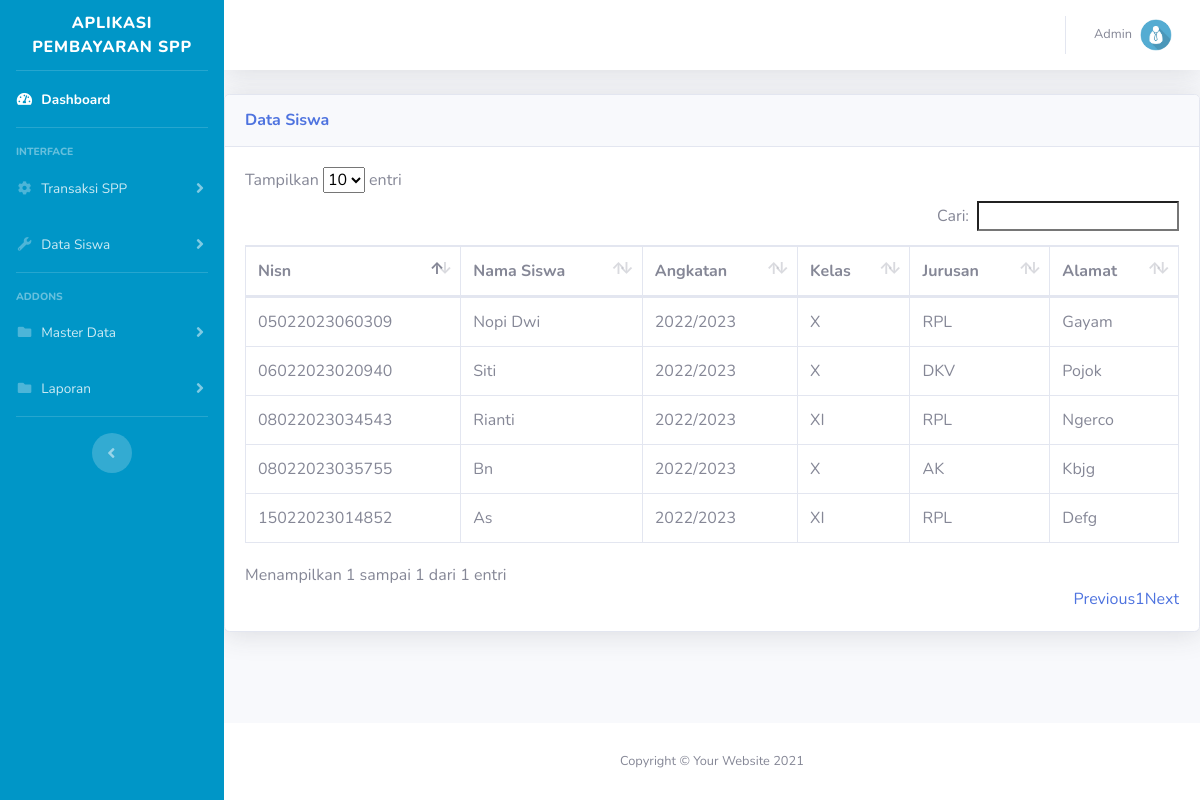
Page /aplika/datasiswa.php on the committed database.
### tables this page shows
CREATE TABLE `siswa` (
  `id_siswa` int(11) NOT NULL,
  `nisn` varchar(50) NOT NULL,
  `nama` varchar(50) NOT NULL,
  `id_angkatan` int(11) NOT NULL,
  `id_jurusan` int(11) NOT NULL,
  `id_kelas` int(11) NOT NULL,
  `alamat` text NOT NULL
);

CREATE TABLE `angkatan` (
  `id_angkatan` int(11) NOT NULL,
  `nama_angkatan` varchar(50) NOT NULL,
  `biaya` varchar(50) NOT NULL
);

CREATE TABLE `kelas` (
  `id_kelas` int(11) NOT NULL,
  `nama_kelas` varchar(50) NOT NULL
);

CREATE TABLE `jurusan` (
  `id_jurusan` int(11) NOT NULL,
  `nama_jurusan` varchar(50) NOT NULL
);

### aplika/datasiswa.php (the view, shortened to what this page needs)
<?Php
include 'header.php';
include 'koneksi1.php';
 ?>
                    <div class="card shadow mb-4">
                        <div class="card-header py-3">
                            <h6 class="m-0 font-weight-bold text-primary">Data Siswa</h6>
                        </div>
                        <div class="card-body">
                            <div class="table-responsive">
                                <table class="table table-bordered" id="dataTable" width="100%" cellspacing="0">
                                    <thead>
                                        <tr>
                                            <th>Nisn</th>
                                            <th>Nama Siswa</th>
                                            <th>Angkatan</th>
                                            <th>Kelas</th>
                                            <th>Jurusan</th>
                                             <th>Alamat</th>
                                        </tr>
                                    </thead>
                                    <?php
                                    $query = "SELECT siswa.*,angkatan.*,jurusan.*,kelas.* FROM siswa,angkatan,jurusan,kelas WHERE siswa.id_angkatan = angkatan.id_angkatan AND siswa.id_jurusan = jurusan.id_jurusan AND siswa.id_kelas = kelas.id_kelas ORDER BY id_siswa";
                                    $exec = mysqli_query($conn,$query);
                                    while ($res = mysqli_fetch_assoc($exec)) :
                                     ?>
                                    <tbody>
                                        <tr>
                                            <td><?= $res ['nisn'] ?></td>
                                            <td><?= $res ['nama'] ?></td>
                                            <td><?= $res ['nama_angkatan'] ?></td>
                                            <td><?= $res ['nama_kelas'] ?></td>
                                            <td><?= $res ['nama_jurusan'] ?></td>
                                            <td><?= $res ['alamat'] ?></td>
                                        </tr>
                                        <?php endwhile; ?>
                                    </tbody>
                                </table>
                            </div>
                        </div>
                        <?php include'footer.php'; ?>

### aplika/header.php (shortened to what this page needs)
<!DOCTYPE html>
<html lang="en">
<head>
    <link href="vendor/fontawesome-free/css/all.min.css" rel="stylesheet" type="text/css">
    <link href="css/sb-admin-2.min.css" rel="stylesheet">
    <link href="vendor/datatables/dataTables.bootstrap4.min.css" rel="stylesheet">
</head>
<body id="page-top">
    <div id="wrapper">
        <ul class="navbar-nav sidebar sidebar-dark accordion" id="accordionSidebar" style="background-color: #0096C7;">
            <a class="sidebar-brand d-flex align-items-center justify-content-center" href="">
                <div class="sidebar-brand-text mx-3">Aplikasi Pembayaran SPP</div>
            </a>
            <hr class="sidebar-divider my-0">
            <li class="nav-item active">
                <a class="nav-link" href="index.php">
                    <i class="fas fa-fw fa-tachometer-alt"></i>
                    <span>Dashboard</span></a>
            </li>
            <hr class="sidebar-divider">
            <div class="sidebar-heading">
                Interface
            </div>
            <li class="nav-item">
                <a class="nav-link collapsed" href="pembayaran.php" data-toggle="collapse" data-target="#collapseTwo"
                    aria-expanded="true" aria-controls="collapseTwo">
                    <i class="fas fa-fw fa-cog"></i>
                    <span>Transaksi SPP</span>
                </a>
            </li>
            <li class="nav-item">
                <a class="nav-link collapsed" href="#" data-toggle="collapse" data-target="#collapseUtilities"
                    aria-expanded="true" aria-controls="collapseUtilities">
                    <i class="fas fa-fw fa-wrench"></i>
                    <span>Data Siswa</span>
                </a>
            </li>
            <hr class="sidebar-divider">
            <div class="sidebar-heading">
                Addons
            </div>
            <li class="nav-item">
                <a class="nav-link collapsed" href="#" data-toggle="collapse" data-target="#collapsePages"
                    aria-expanded="true" aria-controls="collapsePages">
                    <i class="fas fa-fw fa-folder"></i>
                    <span>Master Data</span>
                </a>
            </li>
            <li class="nav-item">
                <a class="nav-link collapsed" href="#" data-toggle="collapse" data-target="#collapsePages1" aria-expanded="true" aria-control="collapsePages">
                    <i class="fas fa-fw fa-folder"></i>
                    <span>Laporan</span>
                </a>
            </li>
            <hr class="sidebar-divider d-none d-md-block">
            <div class="text-center d-none d-md-inline">
                <button class="rounded-circle border-0" id="sidebarToggle"></button>
            </div>
        </ul>
        <div id="content-wrapper" class="d-flex flex-column">
            <div id="content">
                <nav class="navbar navbar-expand navbar-light bg-white topbar mb-4 static-top shadow">
                    <ul class="navbar-nav ml-auto">
                        <li class="nav-item dropdown no-arrow">
                            <a class="nav-link dropdown-toggle" href="#" id="userDropdown" role="button"
                                data-toggle="dropdown" aria-haspopup="true" aria-expanded="false">
                                <span class="mr-2 d-none d-lg-inline text-gray-600 small">Admin</span>
                                <img class="img-profile rounded-circle"
                                    src="img/Admin.png">
                            </a>
                        </li>
                    </ul>
                </nav>

### aplika/footer.php (shortened to what this page needs)
</div>
            </div>
            <footer class="sticky-footer bg-white">
                <div class="container my-auto">
                    <div class="copyright text-center my-auto">
                        <span>Copyright &copy; Your Website 2021</span>
                    </div>
                </div>
            </footer>
        </div>
    </div>
</body>
</html>

### rows in the picture
siswa: nisn "05022023060309", nama "Nopi Dwi", id_angkatan.nama_angkatan "2022/2023", id_kelas.nama_kelas "X", id_jurusan.nama_jurusan "RPL", alamat "Gayam"
siswa: nisn "06022023020940", nama "Siti", id_angkatan.nama_angkatan "2022/2023", id_kelas.nama_kelas "X", id_jurusan.nama_jurusan "DKV", alamat "Pojok"
siswa: nisn "08022023034543", nama "Rianti", id_angkatan.nama_angkatan "2022/2023", id_kelas.nama_kelas "XI", id_jurusan.nama_jurusan "RPL", alamat "Ngerco"
siswa: nisn "08022023035755", nama "Bn", id_angkatan.nama_angkatan "2022/2023", id_kelas.nama_kelas "X", id_jurusan.nama_jurusan "AK", alamat "Kbjg"
siswa: nisn "15022023014852", nama "As", id_angkatan.nama_angkatan "2022/2023", id_kelas.nama_kelas "XI", id_jurusan.nama_jurusan "RPL", alamat "Defg"
